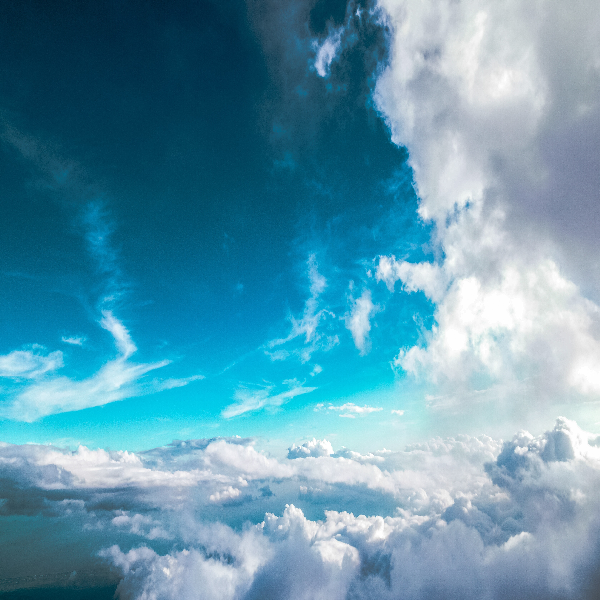
#> input picture sky.png, 600 x 600 px, given in place of sky.jpg, which was not available
$ python image_thresholding.py
#> lines starting #> are read from the running program, lines starting #| are printed output that depends on the picture; after the words box and inside, x2 and y2 are one past the last pixel; in counts of white or black regions, pixels touching at a corner belong together; pictures that were not available may be replaced by others from this repository, and a replacement may not be noted
import cv2
import numpy as np

img = cv2.imread('sky.jpg')
#> img is the input picture: shape (600, 600, 3); mean B, G, R 172.3, 150.2, 93.7

retval, threshold = cv2.threshold(img, 12, 255, cv2.THRESH_BINARY)
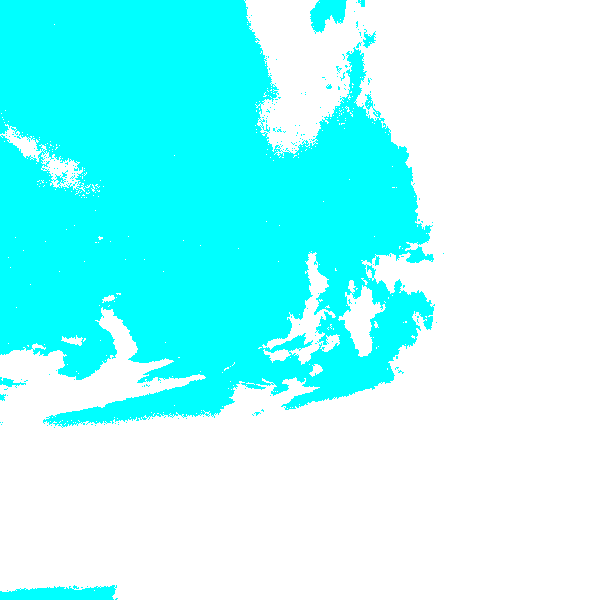
#> threshold: shape (600, 600, 3); mean B, G, R 255, 255, 158.9

grayscaled = cv2.cvtColor(img, cv2.COLOR_BGR2GRAY)
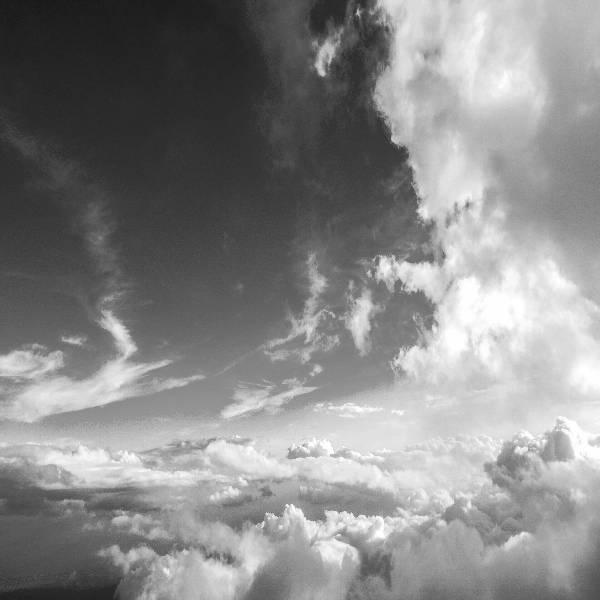
#> grayscaled: shape (600, 600); min 22, max 255, mean 135.8
retval, threshold2 = cv2.threshold(grayscaled, 12, 255, cv2.THRESH_BINARY)
#> threshold2: shape (600, 600); every value is 255
gaus = cv2.adaptiveThreshold(grayscaled, 255, cv2.ADAPTIVE_THRESH_GAUSSIAN_C, cv2.THRESH_BINARY, 155, 1)
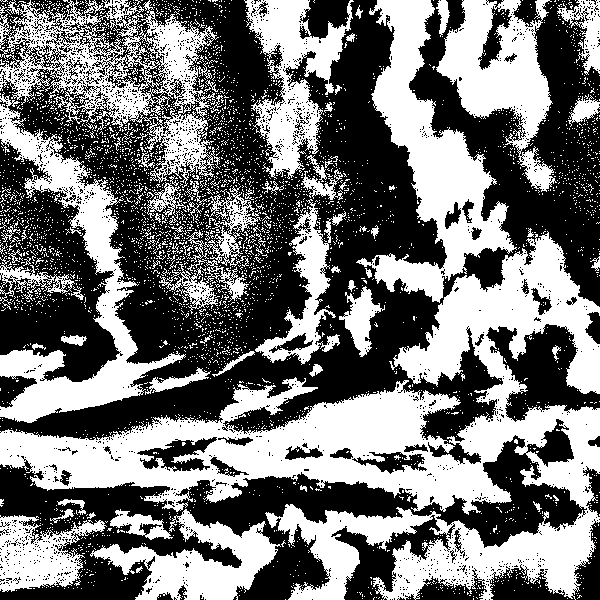
#> gaus: shape (600, 600); 46.4% white; 3916 white regions (3836 under 20 px), largest, box (x1, y1, x2, y2) and area: (0, 231, 600, 600) 67301, (356, 0, 517, 303) 16094, (0, 0, 220, 188) 14434
retval2, otsu = cv2.threshold(grayscaled, 125, 255, cv2.THRESH_BINARY+cv2.THRESH_OTSU)
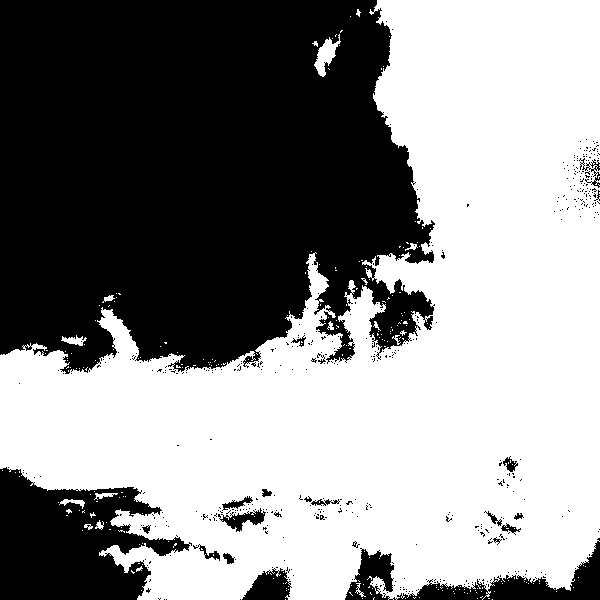
#> otsu: shape (600, 600); 55.3% white; 454 black regions (431 under 20 px), largest, box (x1, y1, x2, y2) and area: (0, 0, 435, 374) 136498, (0, 467, 192, 600) 15624, (345, 538, 600, 600) 5127
#> retval2 = 129


cv2.imshow('original', img)
cv2.imshow('threshold', threshold)
cv2.imshow('threshold2', threshold2)
cv2.imshow('gaus', gaus)
cv2.imshow('otsu', otsu)

cv2.waitKey(0)
cv2.destroyAllWindows()
